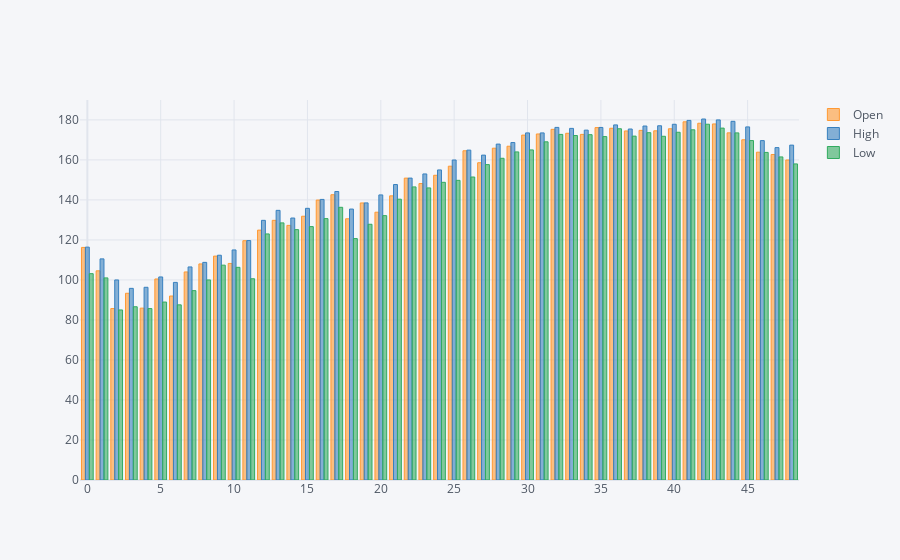

This figure's notebook cell:
### Code cell
print("Do you want to plot the complete data or specific columns(Choose option 1 or 2 )")
print("1.Press 1 for complete data plot")
print("Press 2 for plotting specific columns")
cat=int(input())

category(cat)

### Figure 1 — Plotly figure (JSON) as saved in the notebook; plotly's stock layout.template omitted (floating-point values rounded to 4 significant figures)
{"data": [{"marker": {"color": "rgba(255, 153, 51, 0.6)", "line": {"color": "rgba(255, 153, 51, 1.0)", "width": 1}}, "name": "Open", "orientation": "v", "text": "", "type": "bar", "x": [0, 1, 2, 3, 4, 5, 6, 7, 8, 9, 10, 11, 12, 13, 14, 15, 16, 17, 18, 19, 20, 21, 22, 23, 24, 25, 26, 27, 28, 29, 30, 31, 32, 33, 34, 35, 36, 37, 38, 39, 40, 41, 42, 43, 44, 45, 46, 47, 48], "y": [116.3, 104.5, 85.7, 93.35, 85.91, 100.5, 91.96, 104, 108.0, 111.9, 108.2, 119.6, 124.9, 129.8, 127.3, 131.8, 139.9, 142.6, 130.6, 138.5, 133.9, 142.0, 150.9, 148.2, 152.3, 156.9, 164.6, 158.6, 165.9, 166.8, 172.4, 173.0, 175.3, 173.3, 172.8, 176.2, 175.8, 174.5, 174.8, 174.5, 175.6, 179.0, 178.3, 178.0, 173.5, 170.1, 163.9, 162.7, 160.0]}, {"marker": {"color": "rgba(55, 128, 191, 0.6)", "line": {"color": "rgba(55, 128, 191, 1.0)", "width": 1}}, "name": "High", "orientation": "v", "text": "", "type": "bar", "x": [0, 1, 2, 3, 4, 5, 6, 7, 8, 9, 10, 11, 12, 13, 14, 15, 16, 17, 18, 19, 20, 21, 22, 23, 24, 25, 26, 27, 28, 29, 30, 31, 32, 33, 34, 35, 36, 37, 38, 39, 40, 41, 42, 43, 44, 45, 46, 47, 48], "y": [116.4, 110.5, 100, 95.8, 96.33, 101.5, 98.78, 106.5, 108.8, 112.4, 115, 119.7, 129.8, 134.8, 130.9, 135.8, 140.2, 144.2, 135.4, 138.5, 142.5, 147.7, 150.9, 153.0, 155.0, 160.0, 164.9, 162.4, 167.9, 168.7, 173.5, 173.5, 176.2, 175.8, 174.9, 176.2, 177.5, 175.4, 176.9, 177.1, 177.8, 179.8, 180.4, 180, 179.3, 176.5, 169.7, 166.2, 167.4]}, {"marker": {"color": "rgba(50, 171, 96, 0.6)", "line": {"color": "rgba(50, 171, 96, 1.0)", "width": 1}}, "name": "Low", "orientation": "v", "text": "", "type": "bar", "x": [0, 1, 2, 3, 4, 5, 6, 7, 8, 9, 10, 11, 12, 13, 14, 15, 16, 17, 18, 19, 20, 21, 22, 23, 24, 25, 26, 27, 28, 29, 30, 31, 32, 33, 34, 35, 36, 37, 38, 39, 40, 41, 42, 43, 44, 45, 46, 47, 48], "y": [103.1, 101.0, 85, 86.6, 85.68, 88.95, 87.54, 94.65, 100, 107.4, 106.3, 100.6, 123, 128.5, 125.2, 126.7, 130.7, 136.3, 120.7, 127.8, 132.2, 140.4, 146.5, 146, 148.8, 149.8, 151.5, 157.7, 160.8, 164, 165, 169.0, 172.8, 172.2, 172.6, 171.7, 175.6, 171.9, 173.6, 171.8, 173.8, 175.1, 177.8, 175.9, 173.5, 169.7, 163.8, 161.5, 158]}], "layout": {"legend": {"bgcolor": "#F5F6F9", "font": {"color": "#4D5663"}}, "paper_bgcolor": "#F5F6F9", "plot_bgcolor": "#F5F6F9", "title": {"font": {"color": "#4D5663"}}, "xaxis": {"gridcolor": "#E1E5ED", "showgrid": true, "tickfont": {"color": "#4D5663"}, "title": {"font": {"color": "#4D5663"}, "text": ""}, "zerolinecolor": "#E1E5ED"}, "yaxis": {"gridcolor": "#E1E5ED", "showgrid": true, "tickfont": {"color": "#4D5663"}, "title": {"font": {"color": "#4D5663"}, "text": ""}, "zerolinecolor": "#E1E5ED"}}}
